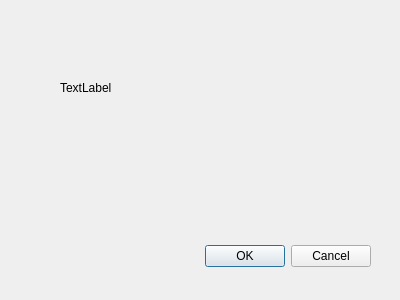
<?xml version="1.0" encoding="UTF-8"?>
<ui version="4.0">
 <class>Delete_confirmation</class>
 <widget class="QDialog" name="Delete_confirmation">
  <property name="geometry">
   <rect>
    <x>0</x>
    <y>0</y>
    <width>400</width>
    <height>300</height>
   </rect>
  </property>
  <property name="windowTitle">
   <string>Are you sure?</string>
  </property>
  <widget class="QDialogButtonBox" name="buttonBox">
   <property name="geometry">
    <rect>
     <x>30</x>
     <y>240</y>
     <width>341</width>
     <height>32</height>
    </rect>
   </property>
   <property name="orientation">
    <enum>Qt::Horizontal</enum>
   </property>
   <property name="standardButtons">
    <set>QDialogButtonBox::Cancel|QDialogButtonBox::Ok</set>
   </property>
  </widget>
  <widget class="QLabel" name="label">
   <property name="geometry">
    <rect>
     <x>60</x>
     <y>80</y>
     <width>281</width>
     <height>16</height>
    </rect>
   </property>
   <property name="text">
    <string>TextLabel</string>
   </property>
  </widget>
 </widget>
 <resources/>
 <connections>
  <connection>
   <sender>buttonBox</sender>
   <signal>accepted()</signal>
   <receiver>Delete_confirmation</receiver>
   <slot>accept()</slot>
   <hints>
    <hint type="sourcelabel">
     <x>248</x>
     <y>254</y>
    </hint>
    <hint type="destinationlabel">
     <x>157</x>
     <y>274</y>
    </hint>
   </hints>
  </connection>
  <connection>
   <sender>buttonBox</sender>
   <signal>rejected()</signal>
   <receiver>Delete_confirmation</receiver>
   <slot>reject()</slot>
   <hints>
    <hint type="sourcelabel">
     <x>316</x>
     <y>260</y>
    </hint>
    <hint type="destinationlabel">
     <x>286</x>
     <y>274</y>
    </hint>
   </hints>
  </connection>
 </connections>
</ui>
